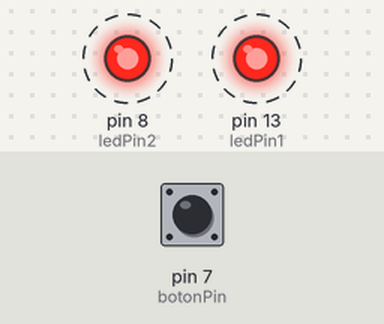
This sketch was run on a simulated Arduino Uno, built with avr-gcc and run on an emulated ATmega328P. Parts: output pins drawn as LEDs (lit = HIGH). Dashed ring = blinking. The test bench sets the inputs (shaded band); at power-on: pin 7 (botonPin) HIGH.

Above: at 0.5 s.
Timing chart, 0 to 4.6 s (numbered marks = the images above):
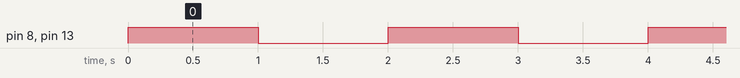

Measured:
- by itself, pin 8 (ledPin2), pin 13 (ledPin1): alternates HIGH for 1.0 s and LOW for 1.0 s

The sketch:

leds_con_pulsador.ino
```cpp
int ledPin1 = 13;
int ledPin2 = 8;
int botonPin = 7;
int tiempoDelay = 1000;
bool botonPresionado = false;

void setup() {
  pinMode(ledPin1, OUTPUT);
  pinMode(ledPin2, OUTPUT);
  pinMode(botonPin, INPUT_PULLUP);
}

void loop() {
  if (digitalRead(botonPin) == LOW && !botonPresionado) {
    botonPresionado = true;
    tiempoDelay = (tiempoDelay == 1000) ? 2000 : 1000;
  }

  if (digitalRead(botonPin) == HIGH) {
    botonPresionado = false;
  }

  digitalWrite(ledPin1, HIGH);
  digitalWrite(ledPin2, HIGH);
  delay(tiempoDelay);

  digitalWrite(ledPin1, LOW);
  digitalWrite(ledPin2, LOW);
  delay(tiempoDelay);
}
```
